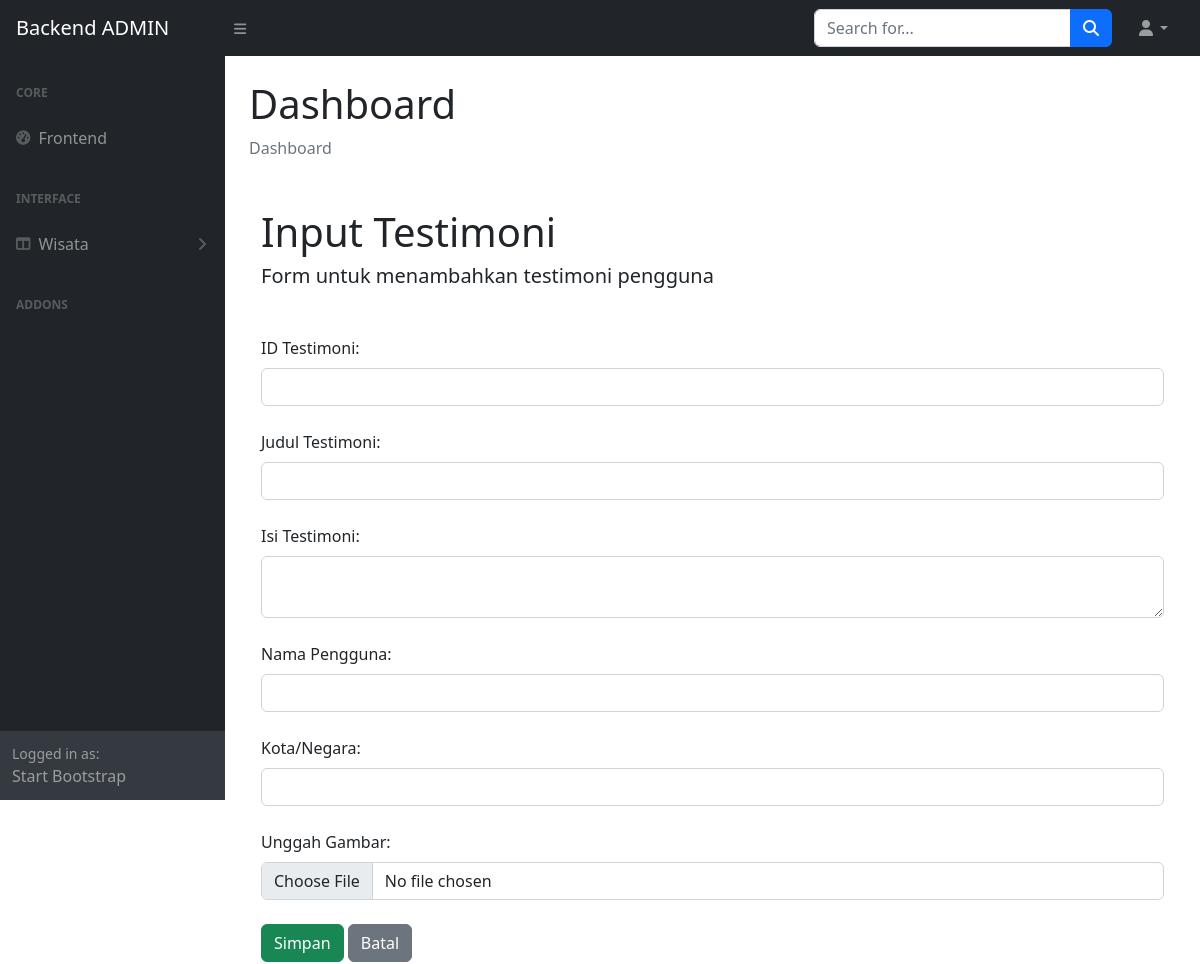
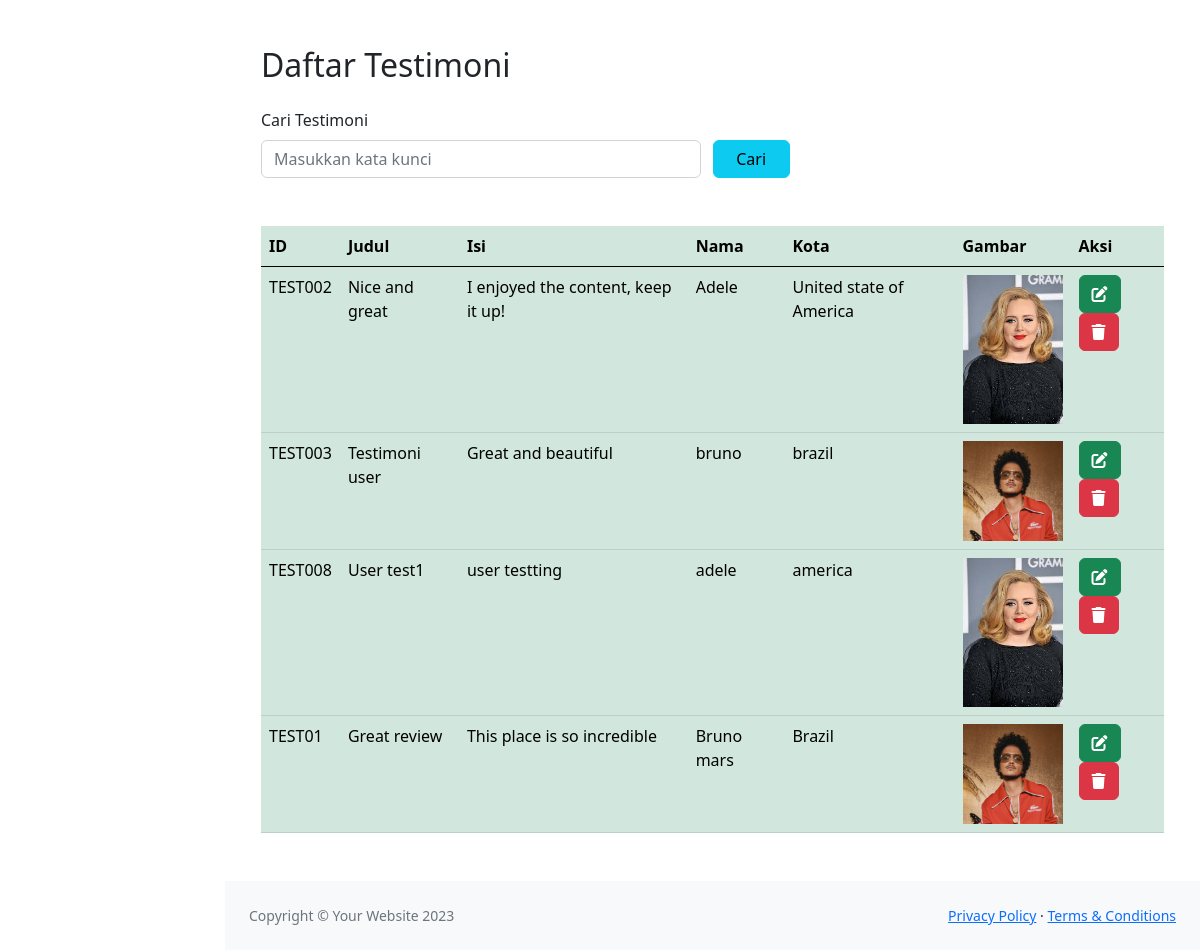
Page /admin/indextestimoni.php (signed in) on the committed database (2 pictures, top to bottom).
### tables this page shows
CREATE TABLE `testimoni` (
  `id_testimoni` char(10) NOT NULL,
  `isi_testimoni` varchar(150) NOT NULL,
  `judul` varchar(150) NOT NULL,
  `gambartestimoni` text NOT NULL,
  `nama` varchar(150) NOT NULL,
  `kota_negara` varchar(150) NOT NULL
);

### admin/indextestimoni.php (the view, shortened to what this page needs)
<?php
include 'config.php';
if (isset($_POST["kirim"])) {
    $search = mysqli_real_escape_string($conn, $_POST["search"]);
    $query = mysqli_query($conn, "SELECT * FROM testimoni WHERE judul LIKE '%$search%'");
} else {
    $query = mysqli_query($conn, "SELECT * FROM testimoni");
}
?>
<!DOCTYPE html>
<html>
<head>
    <link href="https://cdn.jsdelivr.net/npm/bootstrap@5.0.2/dist/css/bootstrap.min.css" rel="stylesheet">
    <link href="../sbadmin/css/styles.css" rel="stylesheet" />
</head>
<body class="sb-nav-fixed">
       <?php include ("../sbadmin/menunav.php")?>
        <div id="layoutSidenav">
            <?php include ("../sbadmin/menu.php")?>
            <div id="layoutSidenav_content">
                <main>
                    <div class="container-fluid px-4">
                        <h1 class="mt-4">Dashboard</h1>
                        <ol class="breadcrumb mb-4">
                            <li class="breadcrumb-item active">Dashboard</li>
                        </ol>
    <div class="container mt-5">
        <h2 class="fs-1">Input Testimoni</h2>
        <h5 class="mb-5">Form untuk menambahkan testimoni pengguna</h5>
        <form method="POST" enctype="multipart/form-data">
            <label class="form-label">ID Testimoni:</label>
            <input class="form-control" type="text" name="id" required><br>
            <label class="form-label">Judul Testimoni:</label>
            <input class="form-control" type="text" name="judul" required><br>
            <label class="form-label">Isi Testimoni:</label>
            <textarea class="form-control" name="isi" required></textarea><br>
            <label class="form-label">Nama Pengguna:</label>
            <input class="form-control" type="text" name="nama" required><br>
            <label class="form-label">Kota/Negara:</label>
            <input class="form-control" type="text" name="kota" required><br>
            <label class="form-label">Unggah Gambar:</label>
            <input class="form-control" type="file" name="gambartestimoni" required><br>
            <input class="btn btn-success" type="submit" name="submit" value="Simpan">
            <input class="btn btn-secondary" type="reset" value="Batal">
        </form>
    </div>
    <div class="container mt-5 mb-5">
        <h2 class="mb-4">Daftar Testimoni</h2>
        <form method="POST">
            <label for="search" class="form-label">Cari Testimoni</label>
            <div class="form-group row">
                <div class="col-sm-6">
                    <input type="text" name="search" class="form-control" placeholder="Masukkan kata kunci">
                </div>
                <input type="submit" name="kirim" value="Cari" class="btn btn-info col-sm-1">
            </div>
        </form>
        <table class="table table-success mt-5">
            <thead>
                <tr>
                    <th>ID</th>
                    <th>Judul</th>
                    <th>Isi</th>
                    <th>Nama</th>
                    <th>Kota</th>
                    <th>Gambar</th>
                    <th>Aksi</th>
                </tr>
            </thead>
            <tbody>
                <?php while ($row = mysqli_fetch_assoc($query)) { ?>
                <tr>
                    <td><?= htmlspecialchars($row['id_testimoni']); ?></td>
                    <td><?= htmlspecialchars($row['judul']); ?></td>
                    <td><?= htmlspecialchars($row['isi_testimoni']); ?></td>
                    <td><?= htmlspecialchars($row['nama']); ?></td>
                    <td><?= htmlspecialchars($row['kota_negara']); ?></td>
                    <td><img src="images/<?= htmlspecialchars($row['gambartestimoni']); ?>" width="100"></td>
                    <td>
                    <a class="btn btn-success button" href="edittestimoni.php?kode=<?= $row['id_testimoni']; ?>"><i class="fa-solid fa-pen-to-square"></i></a>
                    <a class="btn btn-danger button" href="hapustestimonial.php?kode=<?= $row['id_testimoni']; ?>" onclick="return confirm('Apakah anda yakin?')"><i class="fa-solid fa-trash"></i></a>
                </td>
                </tr>
                <?php } ?>
            </tbody>
        </table>
    </div>
    </main>
                <?php include ("../sbadmin/footer.php") ?>
            </div>
        </div>
    </body>
</html>

### rows in the picture
testimoni: id_testimoni "TEST002", judul "Nice and great", isi_testimoni "I enjoyed the content, keep it up!", nama "Adele", kota_negara "United state of America", gambartestimoni (picture)
testimoni: id_testimoni "TEST003", judul "Testimoni user", isi_testimoni "Great and beautiful", nama "bruno", kota_negara "brazil", gambartestimoni (picture)
testimoni: id_testimoni "TEST008", judul "User test1", isi_testimoni "user testting", nama "adele", kota_negara "america", gambartestimoni (picture)
testimoni: id_testimoni "TEST01", judul "Great review", isi_testimoni "This place is so incredible", nama "Bruno mars", kota_negara "Brazil", gambartestimoni (picture)
